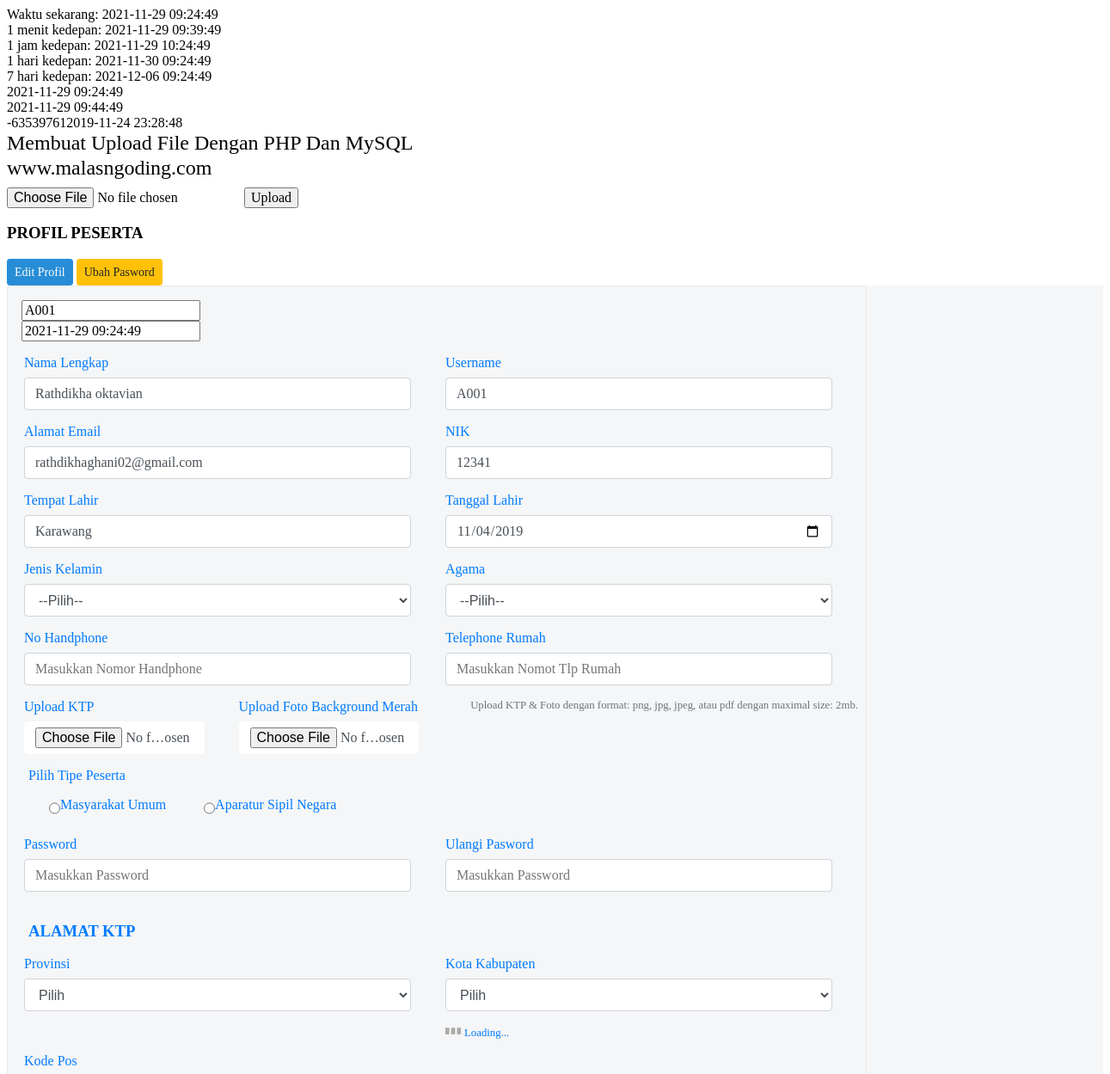
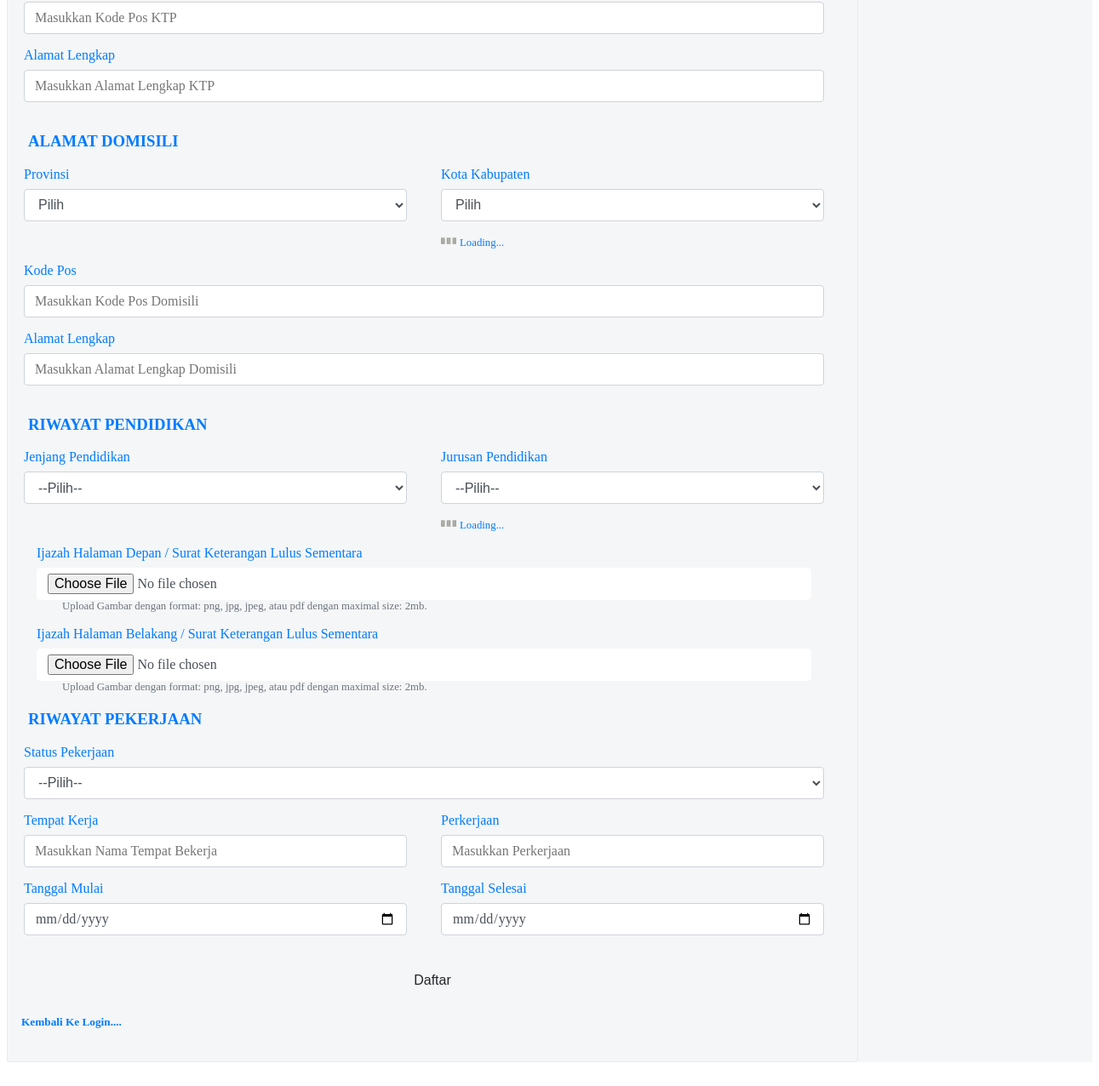
The app's page /coba.php (signed in) with its own data (2 pictures, top to bottom).
### tables this page shows
CREATE TABLE `peserta` (
  `kd_peserta` int(11) NOT NULL,
  `nama` varchar(30) NOT NULL,
  `username` varchar(30) NOT NULL,
  `email` varchar(30) NOT NULL,
  `nik` varchar(18) NOT NULL,
  `tmp_lahir` varchar(30) NOT NULL,
  `tgl_lahir` date NOT NULL,
  `jekel` varchar(10) NOT NULL,
  `agama` varchar(15) NOT NULL,
  `no_hp` varchar(15) NOT NULL,
  `ktp` text NOT NULL,
  `foto` text NOT NULL,
  `status_peserta` enum('Umum','ASN') NOT NULL,
  `created` datetime NOT NULL,
  `id_domisili` int(11) NOT NULL,
  `id_ktp` int(11) NOT NULL,
  `id_pekerjaan` int(11) NOT NULL,
  `id_riw_pendidikan` int(11) NOT NULL
);

### coba.php (the view, shortened to what this page needs)
<?php
echo 'Waktu sekarang: ' . date('Y-m-d H:i:s') . '<br/>';
echo '1 menit kedepan: ' . date('Y-m-d H:i:s', time() + 60*15) . '<br/>';
echo '1 jam kedepan: ' . date('Y-m-d H:i:s', time() + (60 * 60)) . '<br/>';
echo '1 hari kedepan: ' . date('Y-m-d H:i:s', time() + (60 * 60 * 24)) . '<br/>';
echo '7 hari kedepan: ' . date('Y-m-d H:i:s', time() + (60 * 60 * 24 * 7)) . '<br/>';
$jam1 = date('Y-m-d H:i:s');
$jam2= date('Y-m-d H:i:s',time()+(60*20));
$jam4= date('2019-11-24 23:28:48',date('Y-m-d H:i:s'));
$jam3 = strtotime($jam4) - strtotime($jam1);
echo $jam1;
echo $jam2;
echo $jam3;
echo $jam4;
?>
<h1>Membuat Upload File Dengan PHP Dan MySQL <br/> www.malasngoding.com</h1>
	<form action="#" method="post" enctype="multipart/form-data">
		<input type="file" name="file">
		<input type="submit" name="upload" value="Upload">
	</form>
<!DOCTYPE html>
<html>
<head>
</head>
<body>
		<h3 class="text-uppercase">Profil Peserta</h3>
		<a href="" class="btn btn-edit">Edit Profil</a>
			<a href="" class="btn btn-warning">Ubah Pasword<a/>
	<link rel=stylesheet type=text/css href=assets/css/main.css>
	<div id="wrapper" class="flex ">
		<div class="box-login2">
			<div class="box-login-body">
				<div class="box-login-register2">
					<input type="text" name="kd" value="<?php echo $_SESSION['username']; ?>">
					<form id="register" method="POST" action="simpan_peserta.php" enctype="multipart/form-data" class="from2">
						<?php
						include 'koneksi.php';
						$user=$_SESSION['username'];
						$cari= mysqli_query($koneksi,"SELECT * from peserta where username='".$user."' ");
						$data = mysqli_fetch_array($cari);
						?>
						<input type="text" name="created" value="<?php echo date('Y-m-d h:i:s'); ?>">
						<div class="holder-form p">
							<div class="row">
								<div class="col-md">
									<div class="form-group">
										<label for="nama">
											Nama Lengkap
										</label>
										<input type="text" name="nama" id="nama" maxlength="255" placeholder="Masukkan nama lengkap" class="form-control " value="<?php echo $data['nama']; ?>">
									</div>
								</div>
								<div class="col-md">
									<div class="form-group">
										<label for="username">
											Username
										</label>
										<input maxlength="30" type="text" name="username" placeholder="Masukkan username" class="form-control" value="<?php echo $data['username']; ?>">
									</div>
								</div>
							</div>
							<div class="row">
								<div class="col-md">
									<div class="form-group">
										<label for="email">
											Alamat Email
										</label>
										<input type="text" name="email" maxlength="50" placeholder="Masukkan Alamat Email" class="form-control " value="<?php echo $data['email']; ?>">
									</div>
								</div>
								<div class="col-md">
									<div class="form-group">
										<label for="nik">
											NIK
										</label>
										<input maxlength="30" type="text" name="nik" placeholder="Masukkan NIK" class="form-control" value="<?php echo $data['nik']; ?>">
									</div>
								</div>
							</div>
							<div class="row">
								<div class="col-md">
									<div class="form-group">
										<label for="tmp_lahir">
											Tempat Lahir
										</label>
										<input type="text" name="tmp_lahir" maxlength="50" placeholder="Masukkan Tempat Lahir" class="form-control " value="<?php echo $data['tmp_lahir']; ?>">
									</div>
								</div>
								<div class="col-md">
									<div class="form-group">
										<label for="tgl_lahir">
											Tanggal Lahir
										</label>
										<input maxlength="30" type="date" name="tgl_lahir" placeholder="Masukkan Tanggal Lahir" class="form-control" value="<?php echo $data['tgl_lahir']; ?>">
									</div>
								</div>
							</div>
							<div class="row">
								<div class="col-md">
									<div class="form-group">
										<label for="jekel">
											Jenis Kelamin
										</label>
										<select name="jekel" id="jekel" class="form-control" value="<?php echo $data['jekel']; ?>">
											<option>--Pilih--</option>
										</select>
									</div>
								</div>
								<div class="col-md">
									<div class="form-group">
										<label for="agama">
											Agama
										</label>
										<select name="agama" id="agama" class="form-control">
											<option>--Pilih--</option>
										</select>
									</div>
								</div>
							</div>
							<div class="row">
								<div class="col-md">
									<div class="form-group">
										<label for="no_hp">
											No Handphone
										</label>
										<input type="text" name="no_hp" maxlength="50" placeholder="Masukkan Nomor Handphone" class="form-control ">
									</div>
								</div>
								<div class="col-md">
									<div class="form-group">
										<label for="no_tlp">
											Telephone Rumah
										</label>
										<input maxlength="30" type="text" name="no_tlp" placeholder="Masukkan Nomot Tlp Rumah" class="form-control">
									</div>
								</div>
							</div>
							<div class="row">
								<div class="col-md">
							<div class="form-group">
								<label for="upload_ktp">
									Upload KTP
								</label>
								<br>
								<input type="file" name="ktp"
								class="form-control form-control-white" id="upload_ktp">
							</div>
						</div>
						<div class="col-md">
							<div class="form-group">
								<label for="upload_foto">
									Upload Foto Background Merah
								</label>
								<br>
								<input type="file" name="foto"
								class="form-control form-control-white" id="upload_foto">
							</div>
						</div>
						<div class="form-group-small">
							<small > Upload KTP & Foto dengan format: png, jpg, jpeg, atau pdf dengan maximal size: 2mb.</small>
						</div>
					</div>
							<div class="form-group">
								<p class="mb2">Pilih Tipe Peserta</p>
								<div class="mb1">
									<div class="control radio">
										<input type="radio" name="tipe" class="control-input" value="Umum">
										<label class="control-label">Masyarakat Umum</label>
									</div>
									<div class="control radio">
										<input type="radio" name="tipe" class="control-input" value="ASN">
										<label class="control-label">Aparatur Sipil Negara</label>
									</div>
								</div>
							</div>
							<div class="row">
								<div class="col-md">
									<div class="form-group">
										<label for="password">
											Password
										</label>
										<input type="Password" name="pass" maxlength="55" placeholder="Masukkan Password" class="form-control ">
									</div>
								</div>
								<div class="col-md">
									<div class="form-group">
										<label for="password2">
											Ulangi Pasword
										</label>
										<input maxlength="30" type="Password" name="pass2" placeholder="Masukkan Password" class="form-control">
									</div>
								</div>
							</div>
							<div>
								<h3 class="text-uppercase">Alamat KTP</h3>
							</div>
							<div class="row">
								<div class="col-md">
									<div class="form-group">
										<label for="provinsi">
											Provinsi
										</label>
										<select name="provinsi" id="provinsi" class="form-control">
											<option>Pilih</option>
										</select>
									</div>
								</div>
								<div class="col-md">
									<div class="form-group">
										<label for="kabupaten">
											Kota Kabupaten
										</label>
										<select name="kota" id="kota" class="form-control">
											<option value="">Pilih</option>
										</select>
										<div id="loading" style="margin-top: 15px;">
											<img src="assets/img/loading.gif" width="18"> <small>Loading...</small>
										</div>
									</div>
								</div>
							</div>
							<div class="row">
								<div class="col-md">
									<div class="form-group">
										<label for="pos">
											Kode Pos
										</label>
										<input type="text" name="pos" maxlength="20" placeholder="Masukkan Kode Pos KTP" class="form-control ">
									</div>
								</div>
							</div>
							<div class="row">
								<div class="col-md">
									<div class="form-group">
										<label for="alamat">
											Alamat Lengkap
										</label>
										<input type="text" name="alamat" maxlength="20" placeholder="Masukkan Alamat Lengkap KTP" class="form-control ">
									</div>
								</div>
							</div>
							<div>
								<h3 class="text-uppercase">Alamat Domisili</h3>
							</div>
							<div class="row">
								<div class="col-md">
									<div class="form-group">
										<label for="provinsi">
											Provinsi
										</label>
										<select name="provinsi2" id="provinsi2" class="form-control">
											<option>Pilih</option>
										</select>
									</div>
								</div>
								<div class="col-md">
									<div class="form-group">
										<label for="kabupaten">
											Kota Kabupaten
										</label>
										<select name="kota2" id="kota2" class="form-control">
											<option value="">Pilih</option>
										</select>
										<div id="loading2" style="margin-top: 15px;">
											<img src="assets/img/loading.gif" width="18"> <small>Loading...</small>
										</div>
									</div>
								</div>
							</div>
							<div class="row">
								<div class="col-md">
									<div class="form-group">
										<label for="pos2">
											Kode Pos
										</label>
										<input type="text" name="pos2" maxlength="20" placeholder="Masukkan Kode Pos Domisili" class="form-control ">
									</div>
								</div>
							</div>
							<div class="row">
								<div class="col-md">
									<div class="form-group">
										<label for="alamat_dom">
											Alamat Lengkap
										</label>
										<input type="text" name="alamat2" maxlength="200" placeholder="Masukkan Alamat Lengkap Domisili" class="form-control ">
									</div>
								</div>
								</div>
							<div>
								<h3 class="text-uppercase">Riwayat Pendidikan</h3>
							</div>
							<div class="row">
								<div class="col-md">
									<div class="form-group">
										<label for="jenjang">
											Jenjang Pendidikan
										</label>
										<select name="jenjang" id="jenjang" class="form-control">
											<option>--Pilih--</option>
										</select>
									</div>
								</div>
								<div class="col-md">
									<div class="form-group">
										<label for="jurusan">
											Jurusan Pendidikan
										</label>
										<select name="jurusan" id="jurusan" class="form-control">
											<option>--Pilih--</option>
										</select>
										<div id="loading3" style="margin-top: 15px;">
											<img src="assets/img/loading.gif" width="18"> <small>Loading...</small>
										</div>
									</div>
								</div>
							</div>
								<div class="col-md">
							<div class="form-group">
								<label for="ijazah1">
									Ijazah Halaman Depan / Surat Keterangan Lulus Sementara
								</label>
								<br>
								<input type="file" name="ijazah1"
								class="form-control form-control-white" id="ijazah1">
								<div class="form-group-small">
							<small > Upload Gambar dengan format: png, jpg, jpeg, atau pdf dengan maximal size: 2mb.</small>
						</div>
							</div>
						</div>
						<div class="col-md">
							<div class="form-group">
								<label for="ijazah2">
									Ijazah Halaman Belakang / Surat Keterangan Lulus Sementara
								</label>
								<br>
								<input type="file" name="ijazah2"
								class="form-control form-control-white" id="ijazah2">
								<div class="form-group-small">
							<small > Upload Gambar dengan format: png, jpg, jpeg, atau pdf dengan maximal size: 2mb.</small>
						</div>
							</div>
						</div>
						<div>
							<h3 class="text-uppercase">Riwayat Pekerjaan</h3>
						</div>
						<div class="row">
						<div class="col-md">
									<div class="form-group">
										<label for="sts_kerja">
											Status Pekerjaan
										</label>
										<select name="sts_kerja" id="sts_kerja" class="form-control" onchange="tampilkan()">
											<option>--Pilih--</option>
										</select>
									</div>
								</div>
							</div>
						<div class="row">
								<div class="col-md">
									<div class="form-group">
										<label for="tmp_kerja" id="tmp">
											Tempat Kerja
										</label>
										<input type="text" name="tmp_kerja" id="tmp_kerja" maxlength="50" placeholder="Masukkan Nama Tempat Bekerja" class="form-control ">
									</div>
								</div>
								<div class="col-md">
									<div class="form-group">
										<label for="pekerjaan" id="tmp2">
											Perkerjaan
										</label>
										<input maxlength="30" type="text" name="pekerjaan" id="pekerjaan" placeholder="Masukkan Perkerjaan" class="form-control">
									</div>
								</div>
							</div>
							<div class="row">
								<div class="col-md">
									<div class="form-group">
										<label for="tgl_mulai" id="tmp3">
											Tanggal Mulai
										</label>
										<input type="date" name="tgl_mulai" id="mulai" maxlength="50" placeholder="" class="form-control ">
									</div>
								</div>
								<div class="col-md">
									<div class="form-group">
										<label for="tgl_selesai" id="tmp4">
											Tanggal Selesai
										</label>
										<input maxlength="30" type="date" name="tgl_selesai" id="selesai" placeholder="" class="form-control">
									</div>
								</div>
							</div>
					</div>
							<br>
							<div class="flex justify">
								<button id="submit" type="submit" class="btn btn-register mb">
									Daftar
								</button>
							</div>
								<a href="index.php"><h5>Kembali Ke Login....</h5></a>
						</div>
				</div>
			</div>
		</div>
	<link rel=stylesheet type=text/css href=isi.css>
</body>
</html>

### records on screen
peserta: nama "Rathdikha oktavian", username "A001", email "rathdikhaghani02@gmail.com", nik "12341", tmp_lahir "Karawang", tgl_lahir "11/04/2019", jekel "--Pilih--"
